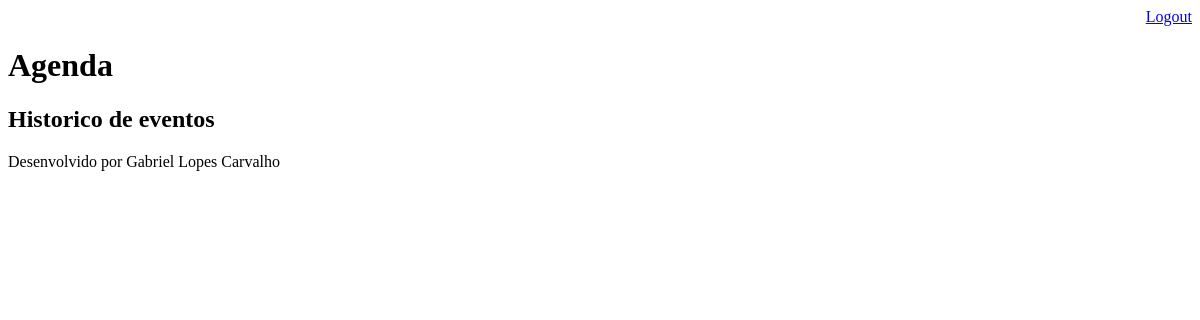
The page /agenda/historico/ (signed in) on the database as committed earlier.
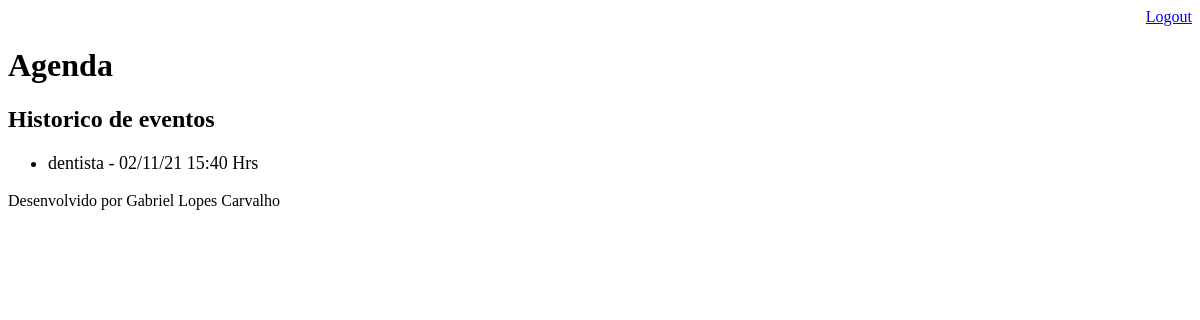
The same page on the database as committed later.
### core/models.py (models this page shows, shortened)
class Evento(models.Model):
    titulo = models.CharField(max_length=100)
    descricao = models.TextField(blank=True, null=True)
    data_evento = models.DateTimeField(verbose_name='Data do Evento')
    data_criacao = models.DateTimeField(auto_now_add=True, verbose_name='Data da Criação')
    usuario = models.ForeignKey(User, on_delete=models.CASCADE)
    class Meta:
        db_table = 'evento'
    def get_data_evento(self):
        return self.data_evento.strftime('%d/%m/%y %H:%M Hrs')

### core/views.py (the view)
# urls.py: path('agenda/historico/', views.historico_evento),
@login_required(login_url='/login/')
def historico_evento(request):
    usuario = request.user
    data_atual = datetime.now() - timedelta(hours=1)
    evento = Evento.objects.filter( usuario=usuario,
                                    data_evento__lt=data_atual)
    response = {'eventos': evento}
    return render(request, 'historico.html', response)

### templates/historico.html
{% extends "model-page.html" %}
{% block content %}
    <h2>Historico de eventos</h2>
    <ul style="font-size: 18px">
        {% for evento in eventos %}
            <li>
                {{ evento.titulo}} - {{ evento.get_data_evento }}
            </li>
        {% endfor %}
    </ul>
{% endblock %}

Rows that differ between the two databases and show on the page:
now on this page (row edited): Evento: titulo "dentista", get_data_evento "02/11/21 15:40 Hrs"
